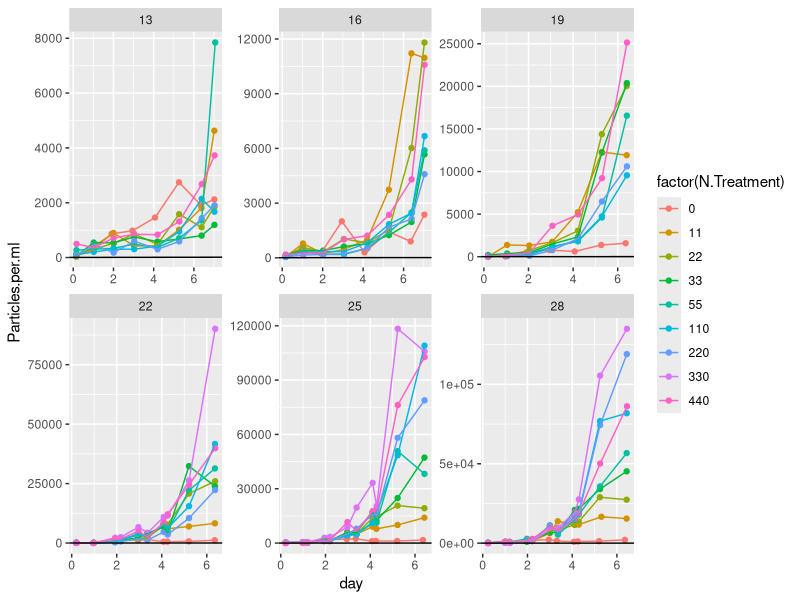
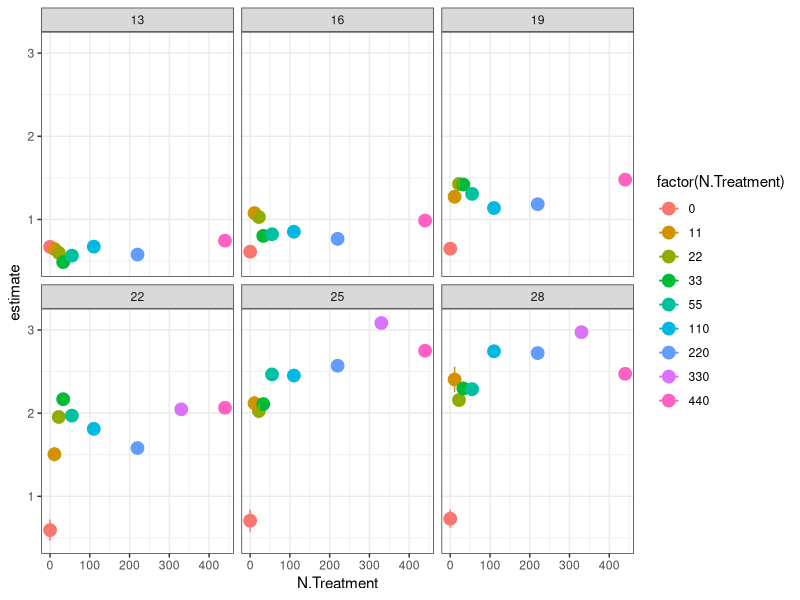
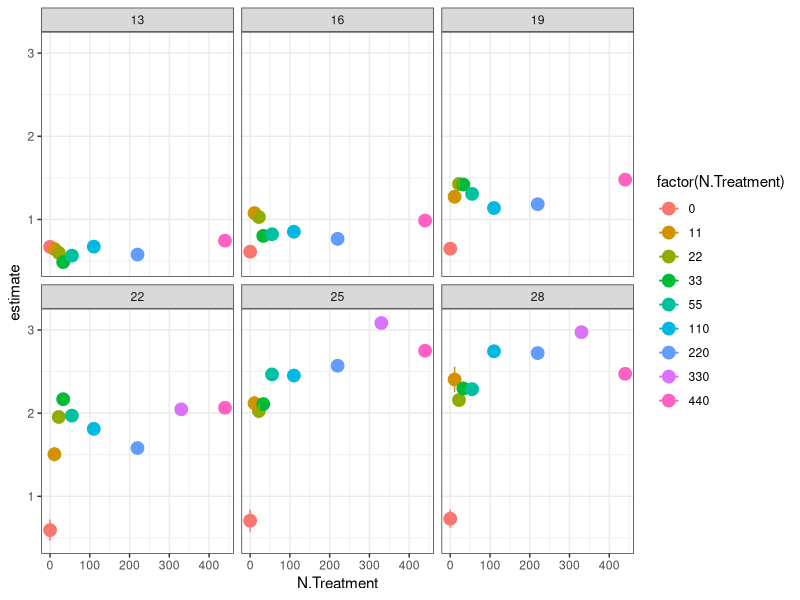

These charts were generated, in order, by the following R code: (Note: this script raises an error after producing the figures.)
library(tidyverse)
library(broom)
library(minpack.lm)
library(purrr)
library(stringr)

AC <- read_csv("data/monod_data/AC_15_08_17.csv")

#take raw data, add actual N concentrations
ACN<- AC %>% 	
  mutate(day = Hours.since.Innoc/24) %>% 
  mutate(N.Treatment = str_replace(N.Treatment, "1", "11")) %>%
  mutate(N.Treatment = str_replace(N.Treatment, "2", "22")) %>% 
  mutate(N.Treatment = str_replace(N.Treatment, "3", "33")) %>%
  mutate(N.Treatment = str_replace(N.Treatment, "4", "55")) %>%
  mutate(N.Treatment = str_replace(N.Treatment, "5", "110")) %>%
  mutate(N.Treatment = str_replace(N.Treatment, "6", "220")) %>%
  mutate(N.Treatment = str_replace(N.Treatment, "7", "330")) %>%
  mutate(N.Treatment = str_replace(N.Treatment, "8", "440")) %>%  
  mutate(N.Treatment = str_replace(N.Treatment, "1105", "55")) %>% 
  mutate(N.Treatment = as.numeric(N.Treatment))

#plot raw data 
ACN %>% 
  mutate(day = Hours.since.Innoc/24) %>% 
  #filter(Temperature==22 ) %>% 
  ggplot(data = ., aes(x = day, y = Particles.per.ml, color = factor(N.Treatment))) + geom_point() +
  facet_wrap( ~ Temperature, scales = "free") + geom_line() + geom_abline(slope = 1, intercept = 5)


#filter out data where K seems to have been reaACed beyond the variability expected by noise (quite arbitrary)
ACfiltered<- AC %>% 
  mutate(day = Hours.since.Innoc/24) %>% 
  filter(  Temperature == 13 & N.Treatment == 8 & day<8 & day>0.5|
           Temperature == 13 & N.Treatment == 7 & day<7|
           Temperature == 13 & N.Treatment == 6 & day<8| 
           Temperature == 13 & N.Treatment == 5 & day<7|
           Temperature == 13 & N.Treatment == 4 & day<7|
           Temperature == 13 & N.Treatment == 3 & day<8 & day>0.5|
           Temperature == 13 & N.Treatment == 2 & day<7|
           Temperature == 13 & N.Treatment == 1 & day<7 & day>0.5|
           Temperature == 13 & N.Treatment == 0 & day>1.5|
           Temperature == 16 & N.Treatment == 8 & day<8|
           Temperature == 16 & N.Treatment == 7 & day<8|
           Temperature == 16 & N.Treatment == 6 & day<8| 
           Temperature == 16 & N.Treatment == 5 & day<8|
           Temperature == 16 & N.Treatment == 4 & day<8|
           Temperature == 16 & N.Treatment == 3 & day<8|
           Temperature == 16 & N.Treatment == 2 & day<8|
           Temperature == 16 & N.Treatment == 1 & day<8 & day>0.5|
           Temperature == 16 & N.Treatment == 0 & day>1.5|
           Temperature == 19 & N.Treatment == 8 & day<8|
           Temperature == 19 & N.Treatment == 7 & day<8|
           Temperature == 19 & N.Treatment == 6 & day<8| 
           Temperature == 19 & N.Treatment == 5 & day<8|
           Temperature == 19 & N.Treatment == 4 & day<8|
           Temperature == 19 & N.Treatment == 3 & day<8 |
           Temperature == 19 & N.Treatment == 2 & day<8 |
           Temperature == 19 & N.Treatment == 1 & day<8 & day>0.5|
           Temperature == 19 & N.Treatment == 0 & day>1.5 |
           Temperature == 22 & N.Treatment == 8 & day<6 |
           Temperature == 22 & N.Treatment == 7 & day<8 |
           Temperature == 22 & N.Treatment == 6 & day<6 | 
           Temperature == 22 & N.Treatment == 5 & day<6 |
           Temperature == 22 & N.Treatment == 4 & day<5.5 |
           Temperature == 22 & N.Treatment == 3 & day<5.5 |
           Temperature == 22 & N.Treatment == 2 & day<5.5 & day>1.5|
           Temperature == 22 & N.Treatment == 1 & day<5.5 |
           Temperature == 22 & N.Treatment == 0 & day>1.5|
           Temperature == 25 & N.Treatment == 8 & day<6 |
           Temperature == 25 & N.Treatment == 7 & day<6 |
           Temperature == 25 & N.Treatment == 6 & day<6 | 
           Temperature == 25 & N.Treatment == 5 & day<6 |
           Temperature == 25 & N.Treatment == 4 & day<6 |
           Temperature == 25 & N.Treatment == 3 & day<6 |
           Temperature == 25 & N.Treatment == 2 & day<6 & day>0.5|
           Temperature == 25 & N.Treatment == 1 & day<4.5 |
           Temperature == 25 & N.Treatment == 0 & day>1.5|
           Temperature == 28 & N.Treatment == 8 & day<6 |
           Temperature == 28 & N.Treatment == 7 & day<6 |
           Temperature == 28 & N.Treatment == 6 & day<6 | 
           Temperature == 28 & N.Treatment == 5 & day<6 |
           Temperature == 28 & N.Treatment == 4 & day<6 |
           Temperature == 28 & N.Treatment == 3 & day<6 |
           Temperature == 28 & N.Treatment == 2 & day<6 |
           Temperature == 28 & N.Treatment == 1 & day<4.5 |
           Temperature == 28 & N.Treatment == 0 & day>1.5)


#take filtered data, add actual N concentrations, plot monod curves
ACfilteredN<- ACfiltered %>% 	
  mutate(N.Treatment = str_replace(N.Treatment, "1", "11")) %>%
  mutate(N.Treatment = str_replace(N.Treatment, "2", "22")) %>% 
  mutate(N.Treatment = str_replace(N.Treatment, "3", "33")) %>%
  mutate(N.Treatment = str_replace(N.Treatment, "4", "55")) %>%
  mutate(N.Treatment = str_replace(N.Treatment, "5", "110")) %>%
  mutate(N.Treatment = str_replace(N.Treatment, "6", "220")) %>%
  mutate(N.Treatment = str_replace(N.Treatment, "7", "330")) %>%
  mutate(N.Treatment = str_replace(N.Treatment, "8", "440")) %>%  
  mutate(N.Treatment = str_replace(N.Treatment, "1105", "55")) %>% 
  mutate(N.Treatment = as.numeric(N.Treatment))

write_csv(ACfilteredN,"data-processed/ACfilteredN.csv")

# previous coding working in non-logged data, fitting exponential curve

ACfilteredN %>% 
  group_by(Temperature, N.Treatment) %>% 
  do(tidy(nls(Particles.per.ml ~ 75 * (1+a)^(day),
              data= .,  start=list(a=0.01),
              control = nls.control(maxiter=100, minFactor=1/204800000)))) %>% 
  ungroup() %>% 
  ggplot(aes(x = N.Treatment, y = estimate, color = factor(N.Treatment))) + geom_point(size = 4) +
  geom_line() + theme_bw() + facet_wrap( ~ Temperature) + 
  geom_errorbar(aes(ymin=estimate-std.error, ymax=estimate+std.error), width=.1) 
ggsave("figures/AC_monod_curves.png")

AC_r <- ACfilteredN %>% 
  group_by(Temperature, N.Treatment) %>% 
  do(tidy(nls(Particles.per.ml ~ 75 * (1+a)^(day),
              data= .,  start=list(a=0.01),
              control = nls.control(maxiter=100, minFactor=1/204800000)))) 

write_ACv(AC_r, "data-processed/fitted_r_AC_from_2015.ACv")


ACfilteredN %>% 
  group_by(Temperature, N.Treatment) %>% 
  do(tidy(nls(Particles.per.ml ~ 75 * (1+a)^(day),
              data= .,  start=list(a=0.01),
              control = nls.control(maxiter=100, minFactor=1/204800000)))) %>% 
  ggplot(aes(x = Temperature, y = estimate, color = factor(Temperature))) + geom_point(size = 1) +
  geom_line() + theme_bw() + facet_wrap( ~ N.Treatment) + 
  geom_errorbar(aes(ymin=estimate-std.error, ymax=estimate+std.error), width=.1) 
ggsave("figures/AC_TPC_by_nitrate_curves.png")



#set up the bootstrapping
for (j in c(13, 16, 19, 22, 25, 28)){
  for (k in c(0, 11, 22, 33, 55, 110, 220, 440)){
    test<-subset(ACfilteredN, ACfilteredN$Temperature==j & ACfilteredN$N.Treatment==k)
    boot_r<-1:100
    for(i in 1:100){
      mod<-sample_n(test, length(test$day)-1) %>% #take a sample of 1 - total # of days
        do(tidy(nls(Particles.per.ml ~ 75 * (1+a)^(day),
                    data= .,  start=list(a=0.01),
                    control = nls.control(maxiter=100, minFactor=1/204800000))))
      boot_r[i]<-mod$estimate
      name<-data.frame(a=boot_r, Temperature=test$Temperature[1], N.Treatment=test$N.Treatment[1], run=1:100)
      assign(paste("ACboot_r_unique", test$Temperature[1], test$N.Treatment[1], sep ="_"), name)
    }
  }
}

# bind all of the objects that start with boot_r_unique_!
AC_unique_boots<-do.call("rbind", mget(ls(pattern="ACboot_r_unique"))) %>%
  select(a, Temperature, N.Treatment, run) %>%
  mutate(Species="AC")

write_csv(as.data.frame(AC_unique_boots), "data-processed/AC_unique_boots.csv")

dim(AC_unique_boots)

#plot the bootstrapped data - monod
AC_unique_boots %>% 
  group_by(Temperature, N.Treatment) %>% 
  ggplot(aes(x = N.Treatment, y = a, color = factor(N.Treatment))) + geom_point(size = 2) +
  geom_line() + theme_bw() + facet_wrap( ~ Temperature) + 
  stat_summary(mapping = aes(x = N.Treatment, y = a),
               fun.ymin = function(z) { quantile(z,0.05) },
               fun.ymax = function(z) { quantile(z,0.95) },
               fun.y = median, pch=1, size = 0.5, colour="black")
ggsave("figures/AC_monod_bootstrap.png")

#fit monod curve to each bootstrap
AC_ks_umax_boot<-AC_unique_boots %>%
  filter(N.Treatment!=0) %>%
  group_by(Temperature, run) %>% 
  mutate(r_estimate=a) %>% 
  do(tidy(nls(r_estimate ~ umax* (N.Treatment / (ks+ N.Treatment)),
              data= .,  start=list(ks = 1, umax = 1), algorithm="port", lower=list(c=0, d=0),
              control = nls.control(maxiter=500, minFactor=1/204800000))))
write_csv(AC_ks_umax_boot, "data-processed/AC_ks_umax_boot.csv")


#plot monod curves with fitted line
AC_ks_umax_fitted<-AC_unique_boots %>%
  filter(N.Treatment!=0) %>%
  group_by(Temperature, run) %>% 
  mutate(r_estimate=a) %>% 
  do(augment(nls(r_estimate ~ umax* (N.Treatment / (ks+ N.Treatment)),
                 data= .,  start=list(ks = 1, umax = 1), algorithm="port", lower=list(c=0, d=0),
                 control = nls.control(maxiter=100, minFactor=1/204800000))))

AC_unique_boots %>% 
  group_by(Temperature) %>% 
  filter(N.Treatment!=0) %>%
  ggplot(aes(x = N.Treatment, y = a, color = factor(N.Treatment))) + geom_point(size = 2) +
  theme_bw() + facet_wrap( ~ Temperature) + 
  geom_line(data=AC_ks_umax_fitted, aes(x=N.Treatment, y=.fitted, color=as.factor(run))) 
ggsave("figures/AC_monod_fitted_bootstrapped.png")
#Joey - can you help make this nice?

#get range of ks and umax for each temp
AC_summ_ks_umax<-AC_ks_umax_boot %>%
  #filter(term=="ks") %>% 
  group_by(Temperature, term) %>% 
  summarize(., mn=median(estimate), uci=quantile(estimate, 0.95), lci=quantile(estimate, 0.05))

AC_summ_ks_umax %>%
  ggplot(aes(x = Temperature, y = mn)) + geom_point(size = 2) +
  facet_wrap( ~ term, scales = "free") +
  geom_errorbar(aes(ymin=lci, ymax=uci), width=.2)
ggsave("figures/AC_ks_umax_boot.png")

#
#
#
# previous doce working in linear data...
ACfilteredN %>% 
  #filter(day>0.5) %>% 
  mutate(Particles.per.ml = log(Particles.per.ml + 1)) %>% 
  ggplot(data = ., aes(x = day, y = Particles.per.ml, color = factor(N.Treatment))) + geom_point() +
  facet_wrap( ~ Temperature, scales = "free") + geom_line() + 
  geom_smooth(method=lm, se=FALSE) 


linear_r<-ACfilteredN %>% 
  mutate(Particles.per.ml = log(Particles.per.ml+1)) %>% 
  #filter(day>0.5) %>% 
  group_by(N.Treatment, Temperature) %>% 
  do(tidy(lm(Particles.per.ml ~ day, data=.))) 


#plot monod curves with error
linear_r %>% 
  filter(term=="day") %>% 
  ggplot(aes(x = N.Treatment, y = estimate, color = factor(N.Treatment))) + geom_point(size = 4) +
  theme_bw() + facet_wrap( ~ Temperature) + 
  geom_errorbar(aes(ymin=estimate-std.error, ymax=estimate+std.error), width=.2)

write_csv(linear_r, "data-processed/AC_r_lm.csv")
ggsave("figures/AC_monod_curves.png")

#plot linear fit over raw data
linear_r_aug<- ACfilteredN %>% 
  mutate(Particles.per.ml = log(Particles.per.ml+1)) %>% 
  #filter(day>0.5) %>% 
  group_by(N.Treatment, Temperature) %>% 
  do(augment(lm(Particles.per.ml ~ day, data=.))) 

ACN %>% 
  mutate(Particles.per.ml = log(Particles.per.ml+1)) %>% 
  #filter(N.Treatment==440) %>% 
  ggplot(data = ., aes(x = day, y = Particles.per.ml, color = factor(N.Treatment))) + 
  geom_point() +
  facet_wrap( ~ Temperature, scales = "free") + geom_line() + 
  #geom_line(data=subset(linear_r_aug, linear_r_aug$N.Treatment==440), aes(x=day, y=.fitted, colour=factor(N.Treatment)))
  geom_line(data=linear_r_aug, aes(x=day, y=.fitted, colour=factor(N.Treatment)))

ggsave("figures/AC_linear_R_fits.png")

#fitting monod curve -------
AC_r_lm<-read_csv("data-processed/AC_r_lm.csv") #read in the data

AC_ks_umax<-AC_r_lm %>%
  filter(N.Treatment!=0) %>%
  filter(term=="day") %>% 
  group_by(Temperature) %>% 
  mutate(r_estimate=estimate) %>% 
  do(tidy(nls(r_estimate ~ umax* (N.Treatment / (ks+ N.Treatment)),
              data= .,  start=list(ks = 0.001, umax = 0.01), algorithm="port", lower=list(c=0, d=0),
              control = nls.control(maxiter=100, minFactor=1/204800000))))
write_csv(AC_ks_umax, "data-processed/AC_ks_umax.csv")

AC_ks_umax_fitted<-AC_r_lm %>%
  filter(N.Treatment!=0) %>%
  filter(term=="day") %>% 
  group_by(Temperature) %>% 
  mutate(r_estimate=estimate) %>% 
  do(augment(nls(r_estimate ~ umax* (N.Treatment / (ks+ N.Treatment)),
                 data= .,  start=list(ks = 0.001, umax = 0.01), algorithm="port", lower=list(c=0, d=0),
                 control = nls.control(maxiter=100, minFactor=1/204800000))))

#plot monod curves with fitted line
linear_r %>% 
  filter(term=="day") %>% 
  filter(N.Treatment!=0) %>%
  ggplot(aes(x = N.Treatment, y = estimate, color = factor(N.Treatment))) + geom_point(size = 4) +
  theme_bw() + facet_wrap( ~ Temperature) + 
  geom_errorbar(aes(ymin=estimate-std.error, ymax=estimate+std.error), width=.2) + 
  geom_line(data=AC_ks_umax_fitted, aes(x=N.Treatment, y=.fitted), color=1) 


#stat_function(fun = function(x) test$umax[3]*(x / (test$ks[3]+ x)))
#joey please help me draw line from a dataframe that parse out over plots by temperature

AC_ks_umax %>%
  filter(term=="umax") %>%
  ggplot(aes(x = Temperature, y = estimate)) + geom_point(size = 2) +
  geom_errorbar(aes(ymin=estimate-std.error, ymax=estimate+std.error), width=.2)

AC_ks_umax %>%
  filter(term=="ks") %>%
  ggplot(aes(x = Temperature, y = estimate)) + geom_point(size = 4) +
  geom_errorbar(aes(ymin=estimate-std.error, ymax=estimate+std.error), width=.2)


# plot R-star ------------
#R* = mKs / umax - m
#
#set m at 0.1
AC_umax<- AC_ks_umax %>%
  filter(term=="umax") 
AC_ks<- AC_ks_umax %>%
  filter(term=="ks") 
m<-rep(0.1, 6)
AC_umax$rstar<-m * AC_ks$estimate / (AC_umax$estimate - m)
AC_umax %>%
  ggplot(aes(x = Temperature, y = rstar)) + geom_point(size = 4) 

#next redo this by pulling 1000 iterations from umax and k estimates with norm dist with se
#write a function to draw random numbers with a boundary of 0:
rtnorm <- function(n, mean, sd, a = -Inf, b = Inf){
  qnorm(runif(n, pnorm(a, mean, sd), pnorm(b, mean, sd)), mean, sd)
}

AC_rstar_norm_summ<-data.frame(median=1:6, lci=1:6, uci=1:6, Temperature=AC_ks$Temperature)
for(i in 1:length(TT_umax$estimate)){
  rstar_norm<-(rtnorm(n=100, mean=AC_ks$estimate[i], sd=AC_ks$std.error[i], a=0, b=Inf)*m)/
    (rnorm(100, mean=AC_umax$estimate[i], sd=AC_umax$std.error[i])-m)
  AC_rstar_norm_summ[i,c(1:3)]<-quantile(rstar_norm, c(0.5, 0.05, 0.95))
}
write_csv(AC_rstar_norm_summ, "data-processed/AC_rstar.csv")

with(AC_rstar_norm_summ, plot(median~Temperature, ylim=c(0, max(uci)*1.2), ylab="R star, uM", las=1))
with(AC_rstar_norm_summ, segments(Temperature, lci, 
                                  Temperature, uci))
